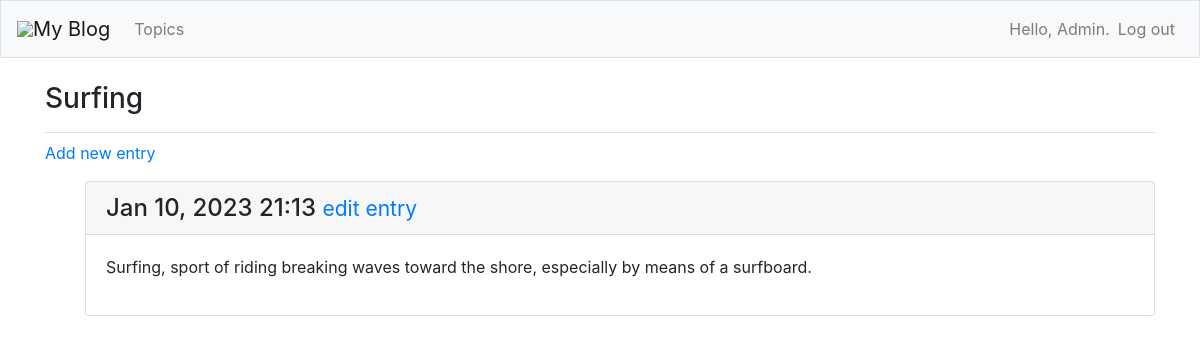
/topics/3 (signed in), run on the app's committed database.
### my_blogs/models.py (models this page shows, shortened)
class Topic(models.Model):
    text = models.CharField(max_length=200)
    date_added = models.DateTimeField(auto_now_add=True)
    owner = models.ForeignKey(User, on_delete=models.CASCADE)
    def __str__(self):
        return self.text

class Entry(models.Model):
    topic = models.ForeignKey(Topic, on_delete=models.CASCADE)
    text = models.TextField()
    date_added = models.DateTimeField(auto_now_add=True)
    class Meta:
        verbose_name_plural = 'entries'

### my_blogs/views.py (the view)
# urls.py: path('topics/<int:topic_id>', views.topic, name='topic'),
@login_required
def topic(request, topic_id):
    topic = Topic.objects.get(id=topic_id)
    if topic.owner != request.user:
        raise Http404
    entries = topic.entry_set.order_by('-date_added')
    context = {'topic': topic, 'entries': entries}
    return render(request, 'my_blogs/topic.html', context)

### my_blogs/templates/my_blogs/topic.html
{% extends 'my_blogs/base.html' %}
{% block page_header %}
    <h3>{{ topic }}</h3>
{% endblock page_header %}
{% block content %}
    <p>
        <a href="{% url 'my_blogs:new_entry' topic.id %}">Add new entry</a>
    </p>
    <ul>
        {% for entry in entries %}
           <div class="card mb-3">
                <h4 class="card-header">
                    {{ entry.date_added|date:'M d, Y H:i' }}
                    <small><a href="{% url 'my_blogs:edit_entry' entry.id %}">
                        edit entry</a></small>
                </h4>
                <div class="card-body">
                    {{ entry.text|linebreaks }}
                </div>
           </div>
        {% empty %}
            <p>There are no entries for this topic yet.</p>
        {% endfor %}
    </ul>
{% endblock content %}

### my_blogs/templates/my_blogs/base.html (shortened to what this page needs)
{% load bootstrap4 %}
<!doctype html>
<html lang="en">
   <head>
     {% bootstrap_css %}
  </head>
   <body>
     <nav class="navbar navbar-expand-md navbar-light bg-light mb-4 border">
         <img src="images/blog.png">
         <a class="navbar-brand" href="{% url 'my_blogs:index'%}">
             My Blog</a>
      <div class="collapse navbar-collapse" id="navbarCollapse">
         <ul class="navbar-nav mr-auto">
             <li class="nav-item">
                 <a class="nav-link" href="{% url 'my_blogs:topics'%}">
                     Topics</a></li>
         </ul>
         <ul class="navbar-nav ml-auto">
             {% if user.is_authenticated %}
                 <li class="nav-item">
                    <span class="navbar-text">Hello, {{ user.username }}.</span>
                 </li>
                 <li class="nav-item">
                     <a class="nav-link" href="{% url 'users:logout' %}">Log out</a>
                 </li>
             {% else %}
                 <li class="nav-item">
                     <a class="nav-link" href="{% url 'users:register' %}">Register</a>
                 </li>
                 <li class="nav-item">
                     <a class="nav-link" href="{% url 'users:login' %}">Log in</a></li>
             {% endif %}
         </ul>
      </div>
     </nav>
     <main role="main" class="container">
         <div class="pb-2 mb-2 border-bottom">
           {% block page_header %}{% endblock page_header %}
         </div>
         <div>
           {% block content %}{% endblock content %}
         </div>
     </main>
   </body>
</html>

### data on the page
Topic: text "Surfing"
Entry: date_added "Jan 10, 2023 21:13", text "Surfing, sport of riding breaking waves toward the shore, especially by means of a surfboard."

### other printed values
{{ user.username }} "Admin"
